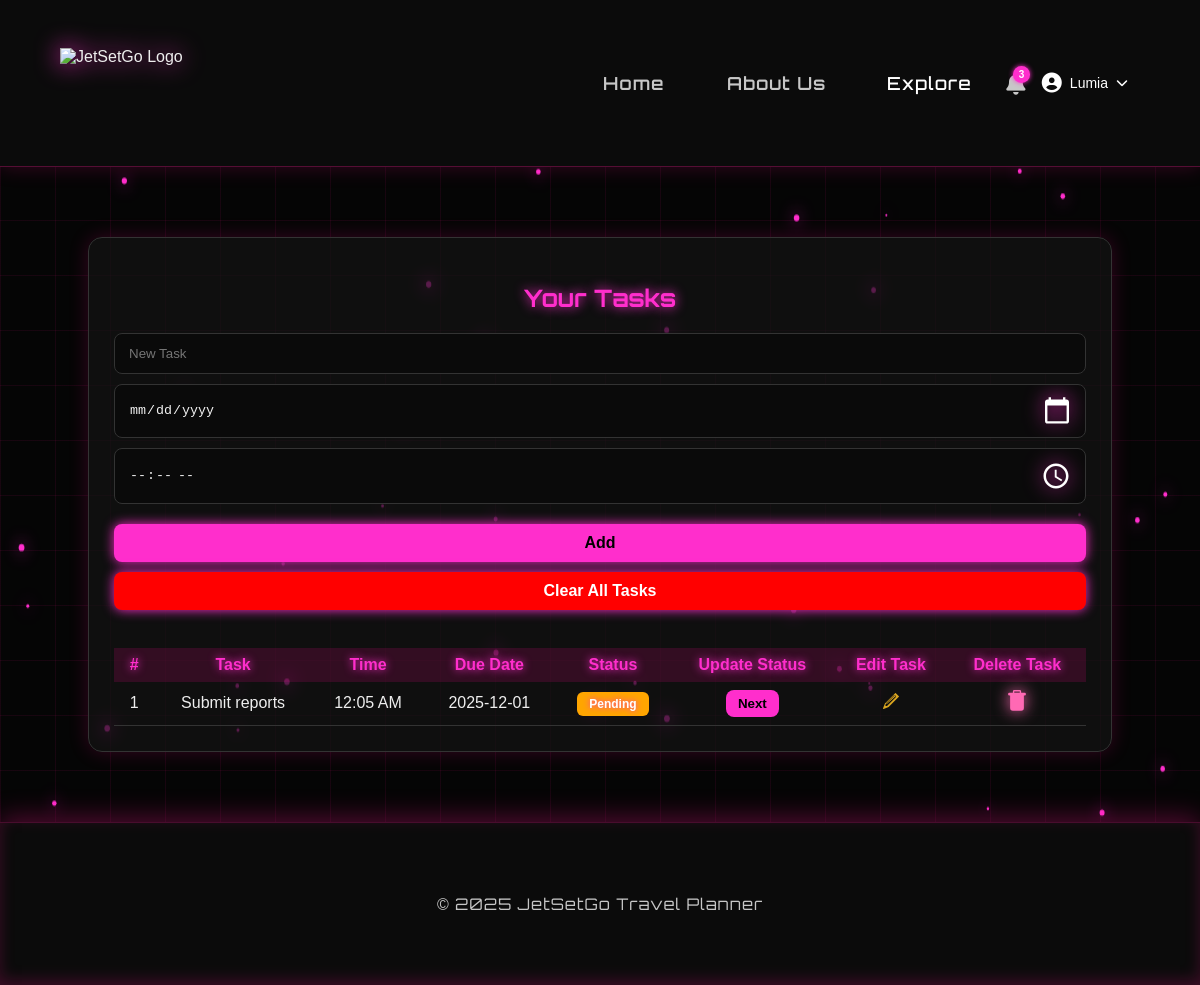
Screenshot of / (signed in) with the database file from the repository.
### app/models.py (models this page shows, shortened)
class Task(db.Model):
    __tablename__ = 'task'
    id = db.Column(db.Integer, primary_key=True)
    title = db.Column(db.String(100), nullable=False)
    due_date = db.Column(db.Date, nullable=True)
    due_time = db.Column(db.Time, nullable=True)
    status = db.Column(db.String(20), default="Pending")  # Pending, Working, Done
    user_id = db.Column(db.Integer, db.ForeignKey('user.id'))
    due_today_notified = db.Column(db.Boolean, default=False)
    overdue_notified = db.Column(db.Boolean, default=False)

### app/routes/tasks.py (the view)
@tasks_bp.route("/")
def view_tasks():
    if 'user_id' not in session:
        flash("Please log in to view your tasks", "danger")
        return redirect(url_for('auth.login'))
    user_id = session['user_id']
    tasks = Task.query.filter_by(user_id=user_id).all()
    return render_template('tasks.html', tasks=tasks)

### app/templates/tasks.html (shortened to what this page needs)
{% extends 'base.html' %}
{% block content %}
<div class="task-box">
    <h2>Your Tasks</h2>
    <form id="taskForm" action="{{ url_for('tasks.add_task') }}" method="POST" class="task-form">
        <input type="text" name="title" placeholder="New Task" required>
        <input type="date" name="due_date" placeholder="Due Date" required>
        <input type="time" name="due_time" placeholder="Due Time" required>
        <button type="submit" class="btn">Add</button>
    </form>
    {% if tasks %}
    <form method="POST" action="{{ url_for('tasks.clear_tasks') }}">
        <button type="submit" class="btn btn-clear">Clear All Tasks</button>
    </form>
    <br>
    <table class="task-table">
        <thead>
            <tr>
                <th>#</th>
                <th>Task</th>
                <th>Time</th>
                <th>Due Date</th>
                <th>Status</th>
                <th>Update Status</th>
                <th>Edit Task</th>
                <th>Delete Task</th>
            </tr>
        </thead>
        <tbody>
            {% for task in tasks %}
            <tr>
                <td>{{ loop.index }}</td>
                <td>{{ task.title }}</td>
                <td>{{ task.due_time.strftime("%I:%M %p")}}</td>
                <td>{{ task.due_date }}</td>
                <td>
                    <span class="badge {{task.status|lower}}">{{ task.status }}</span>
                </td>
                <td class="action-cell">
                    <form action="{{ url_for('tasks.toggle_status', task_id = task.id) }}" method="POST">
                        <button class="btn-small" type="submit">Next</button>
                    </form>
                </td>
                <td class="action-cell">
                    <a href="{{ url_for('tasks.edit_task', task_id=task.id) }}" class="edit-icon" title="Edit Task">
                    </a>
                </td>
              <td class="action-cell">
    <a href="#" class="trash-link" title="Delete Task"
       onclick="event.preventDefault(); document.getElementById('delete-form-{{ task.id }}').submit();">
    </a>
</td>
            </tr>
            {% endfor %}
        </tbody>
    </table>
    {% else %}
        <p>No tasks yet. Add task above!</p>
    {% endif %}
</div>
{% endblock %}

### app/static/css/style.css (style rules this page uses)
:root { --bg-color: #000000; --text-color: #f2f2f2; --soft-text: #c7c7c7; --card-bg: rgba(10, 10, 10, 0.8); --border-color: #ff2ecc; --neon-pink: #ff2ecc; --neon-hover: #ff5be0; }
body { background: var(--bg-color); color: var(--text-color); font-family: "Inter", sans-serif; margin: 0; padding: 0; opacity: 0; animation: fadeIn 0.9s ease-out forwards; }
a { transition: opacity 0.3s ease; }
body::before { content: ""; position: fixed; top: 0; left: 0; width: 100%; height: 100%; background-image: linear-gradient(rgba(255, 20, 147, 0.08) 1px, transparent 1px), linear-gradient(90deg, rgba(255, 20, 147, 0.08) 1px, transparent 1px); background-size: 55px 55px; animation: gridMove 32s linear infinite; z-index: -3; pointer-events: none !important; }
input { width: 100%; padding: 12px 14px; border-radius: 8px; background: #0a0a0a; color: var(--text-color); border: 1px solid #333; box-sizing: border-box; transition: 0.2s ease; position: relative; z-index: 20; }
input[type="date"], input[type="time"] { appearance: auto; -webkit-appearance: auto; background: #0a0a0a; color: var(--text-color); border: 1px solid #333; padding: 12px 14px; border-radius: 8px; position: static; z-index: auto; }
.btn { width: 100%; padding: 12px 0; background: var(--neon-pink); color: #000; border: none; font-weight: 600; font-size: 16px; margin-top: 10px; border-radius: 8px; cursor: pointer; transition: 0.25s ease; box-shadow: 0 0 12px var(--neon-pink); position: relative; z-index: 20; }
.container h2 { color: var(--neon-pink); text-align: center; font-family: "Orbitron", sans-serif; text-shadow: 0 0 15px var(--neon-pink); margin-bottom: 40px; }
.badge { font-weight: 600; font-size: 12px; text-shadow: 0 0 6px var(--neon-pink); }
body { background: #050505; color: #eee; font-family: 'Poppins', sans-serif; }
.task-box { width: 90%; max-width: 1000px; margin: 40px auto; background: rgba(20, 20, 20, 0.7); padding: 25px; border-radius: 14px; backdrop-filter: blur(10px); border: 1px solid #333; box-shadow: 0 0 20px rgba(255, 0, 140, 0.2); }
.task-box h2 { text-align: center; margin-bottom: 20px; color: var(--neon-pink); text-shadow: 0 0 12px var(--neon-pink); }
.task-form input { width: 100%; padding: 12px 14px; border-radius: 8px; background: #0a0a0a; color: var(--text-color); border: 1px solid #333; margin-bottom: 10px; transition: 0.2s ease; }
input[type="date"], input[type="time"] { appearance: auto; -webkit-appearance: auto; position: static; z-index: auto; background: #0a0a0a; color: var(--text-color); }
.btn, .btn-small, .btn-clear { padding: 10px 18px; border: none; border-radius: 8px; background: var(--neon-pink); color: #000; cursor: pointer; font-weight: bold; transition: 0.2s ease; }
.btn-small { padding: 6px 12px; }
.btn-clear { background: red; color: white; }
.task-table { width: 100%; border-collapse: collapse; margin-top: 20px; }
.task-table th { background: rgba(255, 0, 140, 0.15); padding: 10px; color: var(--neon-pink); text-shadow: 0 0 8px var(--neon-pink); }
.task-table td { padding: 10px; border-bottom: 1px solid #333; }
.badge { padding: 5px 12px; border-radius: 6px; font-weight: bold; color: #fff; }
.badge.pending { background: orange; }
.edit-icon svg, .trash-btn svg { transition: 0.2s ease; }
.task-table tbody tr { animation: rowFadeIn 0.5s ease forwards; opacity: 0; animation-delay: calc(var(--i) * 0.12s); }
.task-table th, .task-table td { text-align: center; padding: 8px 12px; }

### rows the page displays
Task: title "Submit reports", due_time "12:05 AM", due_date "2025-12-01", status "Pending"

### other values shown
{{ session.get('user_name', 'User') }} "Lumia"
{{ 2025 }} "2025"
